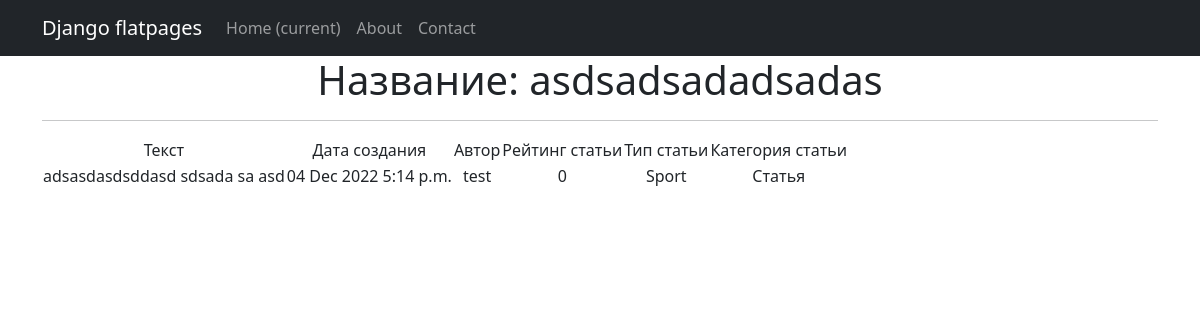
Page /posts/23 on the committed database.
### news/models.py (models this page shows, shortened)
class Post(models.Model):
    author = models.ForeignKey(Author, on_delete=models.CASCADE, verbose_name='Автор')
    NEWS = 'NW'
    ARTICLE = 'AR'
    CATEGORY_CHOISES = (
        (NEWS, 'Новость'),
        (ARTICLE, 'Статья')
    )
    categoryType = models.CharField(max_length=2, choices=CATEGORY_CHOISES, default=ARTICLE, verbose_name='Тип')
    dateCreation = models.DateTimeField(auto_now_add=True, verbose_name='Дата публикации')
    postCategory = models.ManyToManyField(Category, through='PostCategory', verbose_name='Категория')
    title = models.CharField(max_length=128, verbose_name='Заголовок')
    text = models.TextField(verbose_name='Содержание')
    rating = models.SmallIntegerField(default=0, verbose_name='Рейтинг')

class Author(models.Model):
    authorUser = models.OneToOneField(User, on_delete=models.CASCADE)
    ratingAuthor = models.SmallIntegerField(default=0)
    def __str__(self):
        return self.authorUser.username
    class Meta:
        verbose_name = 'Автор'
        verbose_name_plural = 'Авторы'

class Category(models.Model):
    name = models.CharField(max_length=64, unique=True, verbose_name='Категория')
    subscribers = models.ManyToManyField(User, related_name='categories')
    class Meta:
        verbose_name = 'Категория'
        verbose_name_plural = 'Категории'

### news/views.py (the view)
# urls.py: path('<int:pk>', PostDetail.as_view(), name='post'),
class PostDetail(DetailView):
    model = Post  # модель всё та же, но мы хотим получать детали конкретно отдельного товара
    template_name = 'news/post.html'
    context_object_name = 'post'  # название объекта. в нём будет

### news/templatetags/custom_filters.py (called while the page is built)
@register.filter(name='censor')
def censor(value):
    arg = [
        'Какие то нецензурные слова',
        'Полипропилен'
    ]
    if isinstance(value, str):
        value = value.split(' ')
        new_value = []
        for i in value:
            if i in arg:
                j = len(i)-1
                i = '*' * j
            new_value.append(i)
        return str(" ".join(new_value))

### templates/news/post.html (shortened to what this page needs)
{% extends 'flatpages/default.html' %}
{% load custom_filters %}
{% block content %}
    <h1>Название: {{ post.title|censor }} </h1>
    <hr>
    {% if post %}
        <table>
            <tr>
                <td>
                    Текст
                </td>
                <td>
                    Дата создания
                </td>
                <td>
                    Автор
                </td>
                <td>
                    Рейтинг статьи
                </td>
                <td>
                    Тип статьи
                </td>
                 <td>
                    Категория статьи
                </td>
            </tr>
            <tr>
                <td>
                    {{ post.text|censor }}
                </td>
                <td>
                    {{ post.dateCreation|date:'d M Y' }}
                    {{ post.dateCreation|time }}
                </td>
                <td>
                    {{ post.author }}
                </td>
                <td>
                    {{ post.rating }}
                </td>
                <td>
                    {% for cat in post.postCategory.all %}
                    {{ cat.name }}
                    {% endfor %}
                </td>
                <td>
                    {{ post.get_categoryType_display }}
                </td>
            </tr>
        </table>
    {% else %}
        <h2>Новостей нет!</h2>
    {% endif %}
{% endblock content %}

### rows in the picture
Post: title|censor "asdsadsadadsadas", text|censor "adsasdasdsddasd sdsada sa asd", dateCreation "04 Dec 2022", dateCreation "5:14 p.m.", author "test", rating "0", categoryType "Статья"
Category: name "Sport"
